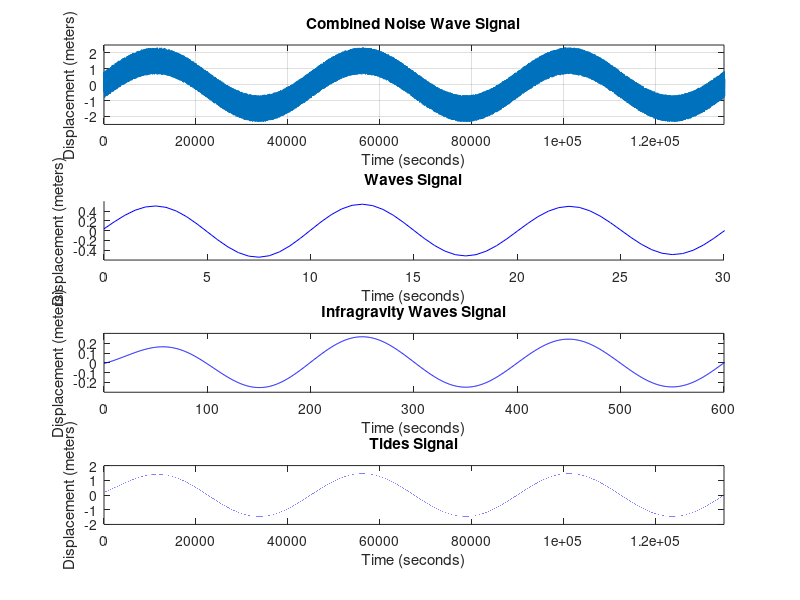

The MATLAB script that drew this image:
%Carson Williams
%Week 8 Final

close all
clear all

% Building time series
week = 0:0.5:604800; % Seconds in a week (604800)

% Sine curves
wave1 = 0.5*sin((2*pi/10)*week);
wave2 = 0.25*sin((2*pi/200)*week);
wave3 = 1.5*sin((2*pi/45000)*week);
wave_combined = wave1 + wave2 + wave3; 
noise = wave_combined + (0.1*sin(randn(size(wave_combined)))); 

% Plots
figure(1)
subplot(4,1,1)
plot(week,noise)
xlim([0 1.35*10^5])
ylim([-2.5 2.5])

% subplots
grid on
title('Combined Noise Wave Signal')
xlabel('Time (seconds)')
ylabel('Displacement (meters)')
set(gcf, 'Position', get(0, 'Screensize'));
Freq1 = 1/10;
Freq2 = 1/200;
Freq3 = 1/45000;

% Wn Values
Wn1 = [0.075 0.125]; % Wave frequency Wn value = 0.1 Hz / 2 = 0.05 so [0.075 0.125]
Wn2 = [0.0025 0.0075]; % Infragravity wave Wn value = 0.005 Hz / 2 = 0.0025 so [0.0025 0.0075]
Wn3 = 4*10^-5; %Tides Wn value = (1/45000)/2 = 1.1 x 10^-5; played with Wn values

% 
[b,a] = butter(3,Wn1); % creating the filter coefficients with butterworth function
yfilt=filtfilt(b,a,noise); % function actually does the filtering
subplot(4,1,2)
hold on
plot(week,yfilt,'b'); % plotting of the filtered wave
xlim([0 30]) % Setting limits to improve resolution
ylim([-0.6 0.6]) % Setting limits to improve resolution

% subplots
title('Waves Signal')
xlabel('Time (seconds)')
ylabel('Displacement (meters)')

% Filtering out all except Infragravity Waves
[b,a] = butter(3,Wn2); % creating the filter coefficients with butterworth function
yfilt=filtfilt(b,a,noise); % function actually does the filtering
subplot(4,1,3)
plot(week,yfilt,'b'); % plotting of the filtered wave
xlim([0 600]) % Setting limits to improve resolution
ylim([-0.3 0.3]) % Setting Limits to improve resolution

% subplot formating
title('Infragravity Waves Signal')
xlabel('Time (seconds)')
ylabel('Displacement (meters)')

% Filtering out all except Tides
[b,a] = butter(3,Wn3,'low'); % creating the filter coefficients with butterworth function
yfilt=filtfilt(b,a,noise); % function actually does the filtering
subplot(4,1,4)
plot(week,yfilt,'b'); % plotting of the filtered wave
xlim([0 13.5*10^4]); % Setting limits to improve resolution
ylim([-2 2]); % Setting limits to improve resolution

% subplot formating
title('Tides Signal')
xlabel('Time (seconds)')
ylabel('Displacement (meters)')